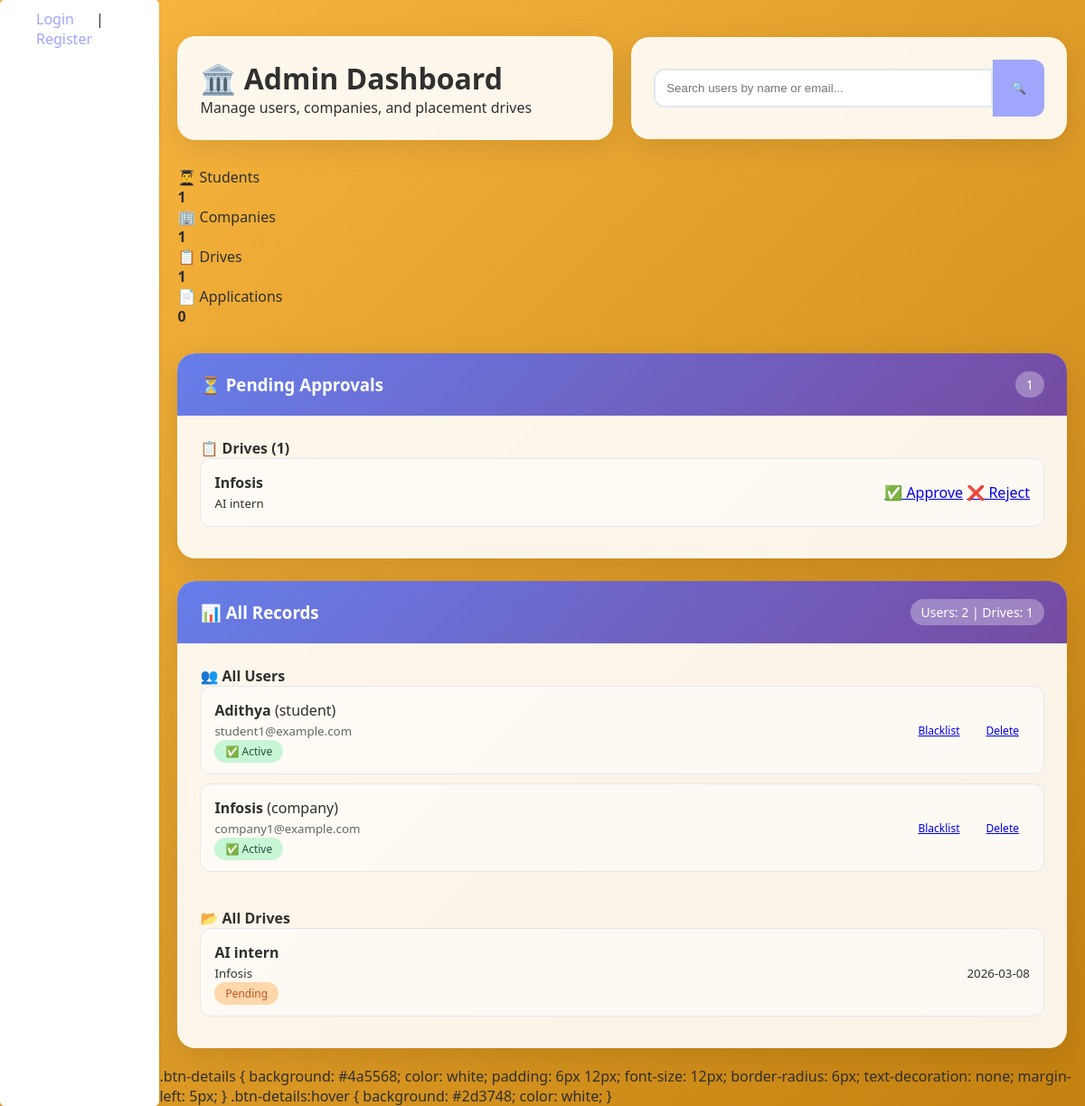
The app's page /admin/dashboard (signed in), older data.
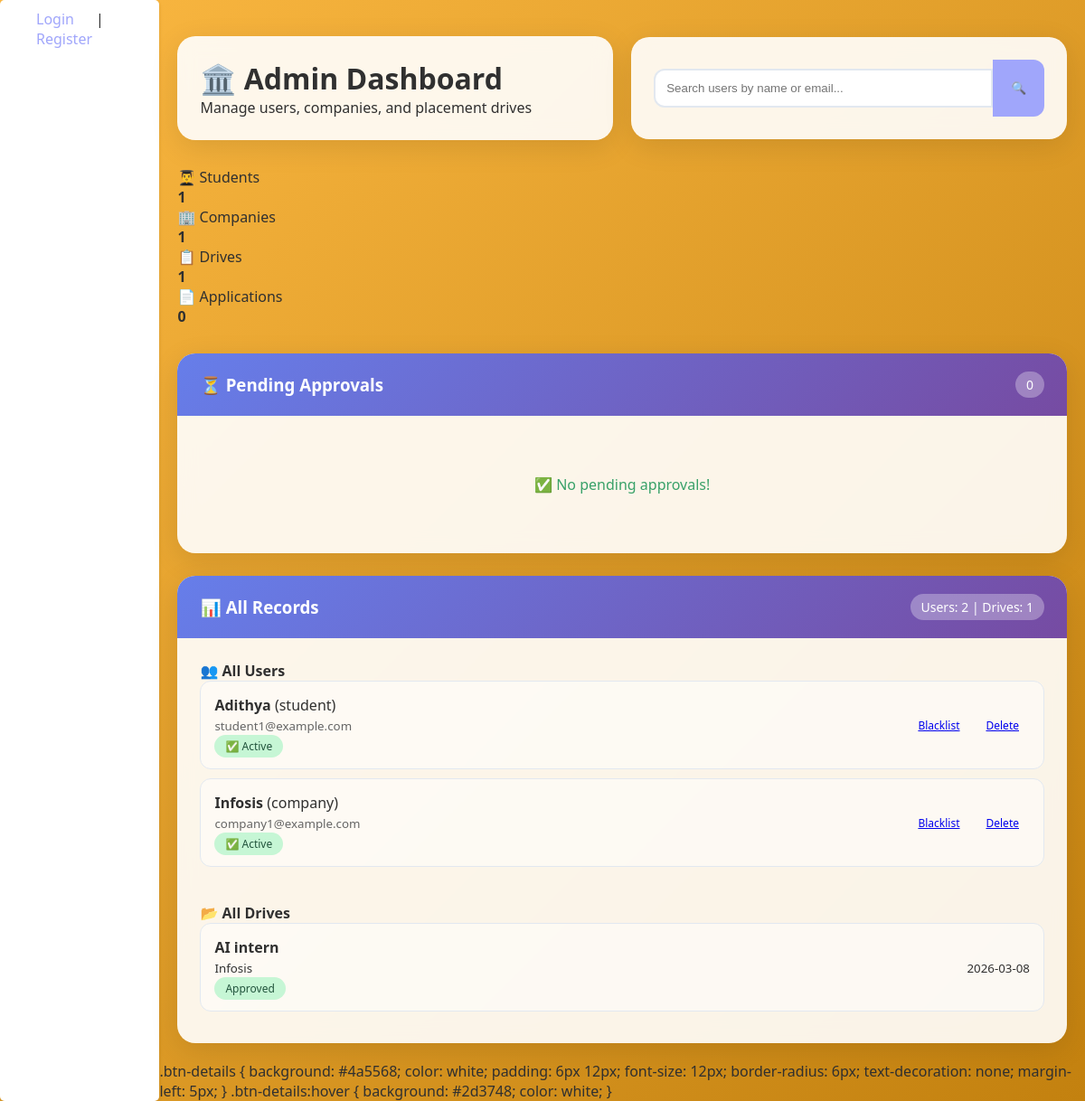
The same page, newer data.
### app.py (models this page shows)
class placementDrive(db.Model):
    __tablename__ = 'placementDrive'
    id = db.Column(db.Integer, primary_key=True)
    company_name = db.Column(db.String(100), nullable=False)
    job_role = db.Column(db.String(100), nullable=False)
    description = db.Column(db.Text, nullable=False)
    eligibility_criteria = db.Column(db.Text, nullable=False)
    application_deadline = db.Column(db.DateTime, nullable=False)
    status = db.Column(db.String(50), default='Pending')
    company_id = db.Column(db.Integer, db.ForeignKey('user.id'), nullable=False)

class User(db.Model, UserMixin):
    id = db.Column(db.Integer, primary_key=True)
    email = db.Column(db.String(120), unique=True, nullable=False)
    password = db.Column(db.String(255), nullable=False)
    role = db.Column(db.String(50), nullable=False)
    name = db.Column(db.String(100), nullable=False)
    is_approved = db.Column(db.Boolean, default=False)
    is_active = db.Column(db.Boolean, default=True)

### app.py (the view)
@app.route('/admin/dashboard')
@login_required
def admin_dashboard():
    if current_user.role != 'admin':
        return redirect(url_for('login'))
    stats={'students': User.query.filter_by(role='student').count(),
           'companies': User.query.filter_by(role='company').count(),
           'drives': placementDrive.query.count(),
           'applications': Application.query.count()}
    pending_users = User.query.filter_by(is_approved=False, is_active=True).all()
    pending_drives = placementDrive.query.filter_by(status='Pending').all()
    all_users = User.query.filter(User.role != 'admin').all()
    all_drives = placementDrive.query.all()
    return render_template('admin_dash.html', stats=stats, pending_users=pending_users, pending_drives=pending_drives, all_users=all_users, all_drives=all_drives)

### app.py (called while the page is built)
@login_manager.user_loader
def load_user(user_id):
    return User.query.get(int(user_id))

### templates/admin_dash.html (shortened to what the changed rows need)
{% extends 'base.html' %}
{% block content %}
<div class="dashboard-wrapper">
    <div class="header-row">
        <div class="title-card">
            <h1>🏛️ Admin Dashboard</h1>
        </div>
    </div>
    <div class="content-row">
        <div class="function-card">
            <div class="card-header">
                <h3>⏳ Pending Approvals</h3>
                <span class="count">{{ pending_users|length + pending_drives|length }}</span>
            </div>
            <div class="card-body">
                {% if pending_drives %}
                <div class="sub-section">
                    <h4>📋 Drives ({{ pending_drives|length }})</h4>
                    {% for drive in pending_drives %}
                    <div class="action-row">
                        <div>
                            <strong>{{ drive.company_name }}</strong><br>
                            <small>{{ drive.job_role }}</small>
                        </div>
                        <div>
                            <a href="{{ url_for('approve_drive', drive_id=drive.id) }}" class="btn btn-success">✅ Approve</a>
                            <a href="{{ url_for('reject_drive', drive_id=drive.id) }}" class="btn btn-danger">❌ Reject</a>
                        </div>
                    </div>
                    {% endfor %}
                </div>
                {% endif %}
                {% if not pending_users and not pending_drives %}
                <div style="text-align: center; padding: 40px; color: #38a169;">
                    ✅ No pending approvals!
                </div>
                {% endif %}
            </div>
        </div>
        <div class="function-card">
            <div class="card-body">
                <div class="sub-section">
                    <div style="max-height: 250px; overflow-y: auto;">
                        {% for user in all_users[:8] %}
                        <div class="record-row">
                            <div>
                                <strong>{{ user.name }}</strong> ({{ user.role }})
                                <br><small style="color: #666;">{{ user.email }}</small>
                                <br><span class="status-badge
                                    {% if user.is_approved and user.is_active %}status-active
                                    {% elif not user.is_approved %}status-pending
                                    {% else %}status-blacklisted{% endif %}">
                                    {{ '✅ Active' if user.is_approved and user.is_active else '⏳ Pending' if not user.is_approved else '🚫 Blacklisted' }}
                                </span>
                            </div>
                            <div class="action-buttons">
                                {% if user.is_active %}
                                <a href="{{ url_for('blacklist_user', user_id=user.id) }}" class="btn btn-danger small">Blacklist</a>
                                {% endif %}
                                <a href="{{ url_for('delete_user', user_id=user.id) }}" class="btn btn-danger small" onclick="return confirm('Delete {{ user.name }}?')">Delete</a>
                            </div>
                        </div>
                        {% endfor %}
                    </div>
                </div>
                <div class="sub-section">
                    <div style="max-height: 200px; overflow-y: auto;">
                        {% for drive in all_drives[:6] %}
                        <div class="record-row">
                            <div>
                                <strong>{{ drive.job_role }}</strong><br>
                                <small>{{ drive.company_name }}</small>
                                <br><span class="status-badge
                                    {% if drive.status == 'Approved' %}status-approved
                                    {% elif drive.status == 'Pending' %}status-pending
                                    {% else %}status-rejected{% endif %}">
                                    {{ drive.status }}
                                </span>
                            </div>
                            <div>
                                <small>{{ drive.application_deadline.strftime('%Y-%m-%d') }}</small>
                            </div>
                        </div>
                        {% endfor %}
                    </div>
                </div>
            </div>
        </div>
    </div>
</div>
{% endblock %}

Row changes from the older to the newer data that the page shows:
no longer on one of the page's lists (row edited): placementDrive: company_name "Infosis", job_role "AI intern"
changed placementDrive "AI intern": status "Pending" → "Approved"
Text that changed along with them:
{{ pending_users|length + pending_drives|length }}: "1" → "0"
{{ pending_drives|length }}: "1" → (not shown)
text no longer shown: "📋 Drives ( )"
text now shown: "✅ No pending approvals!"
